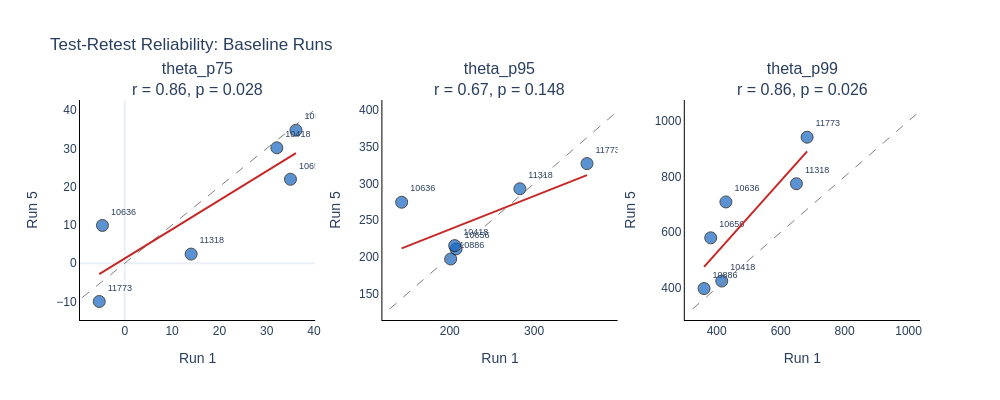

The notebook cell this image was saved under:
### Markdown cell above
---
## 11. Test-Retest Reliability

### Code cell
def compute_run_reliability(df):
    """
    Correlate theta metrics between Run 1 and Run 5.
    """
    run1 = df[df['run'] == 1].set_index('subject_id')
    run5 = df[df['run'] == 5].set_index('subject_id')
    
    common_subs = run1.index.intersection(run5.index)
    
    print(f"=== Test-Retest Reliability: Run 1 vs Run 5 ===")
    print(f"Subjects with both baseline runs: {len(common_subs)}")
    print(f"Subjects: {list(common_subs)}\n")
    
    if len(common_subs) < 3:
        print("Too few subjects for reliability analysis")
        return None, None
    
    metrics = ['theta_p75', 'theta_p95', 'theta_p99']
    reliability_results = []
    
    for metric in metrics:
        r1_vals = run1.loc[common_subs, metric].values
        r5_vals = run5.loc[common_subs, metric].values
        
        r, p = pearsonr(r1_vals, r5_vals)
        
        subject_means = (r1_vals + r5_vals) / 2
        ms_subjects = np.var(subject_means, ddof=1) * 2
        diffs = r1_vals - r5_vals
        ms_error = np.var(diffs, ddof=1) / 2
        icc = (ms_subjects - ms_error) / (ms_subjects + ms_error) if (ms_subjects + ms_error) > 0 else np.nan
        
        reliability_results.append({'metric': metric, 'r': r, 'p': p, 'ICC': icc, 'n': len(common_subs)})
        
        print(f"{metric}: Pearson r = {r:.3f}, p = {p:.3f}, ICC ≈ {icc:.3f}")
    
    # Create Plotly figure
    fig = make_subplots(rows=1, cols=3, subplot_titles=metrics, horizontal_spacing=0.08)
    
    for idx, metric in enumerate(metrics):
        r1_vals = run1.loc[common_subs, metric].values
        r5_vals = run5.loc[common_subs, metric].values
        r, p = pearsonr(r1_vals, r5_vals)
        
        fig.add_trace(go.Scatter(
            x=r1_vals, y=r5_vals, mode='markers+text',
            marker=dict(size=12, color=COLOR_BLUE, opacity=0.7, line=dict(width=1, color='black')),
            text=list(common_subs), textposition='top right', textfont=dict(size=9),
            showlegend=False
        ), row=1, col=idx+1)
        
        all_vals = np.concatenate([r1_vals, r5_vals])
        line_range = [all_vals.min() * 0.9, all_vals.max() * 1.1]
        fig.add_trace(go.Scatter(x=line_range, y=line_range, mode='lines',
                                  line=dict(dash='dash', color='gray', width=1), showlegend=False), row=1, col=idx+1)
        
        z = np.polyfit(r1_vals, r5_vals, 1)
        fig.add_trace(go.Scatter(x=np.sort(r1_vals), y=np.poly1d(z)(np.sort(r1_vals)), mode='lines',
                                  line=dict(color=COLOR_RED, width=2), showlegend=False), row=1, col=idx+1)
        
        fig.layout.annotations[idx].text = f'{metric}<br>r = {r:.2f}, p = {p:.3f}'
        fig.update_xaxes(title_text=f'Run 1', row=1, col=idx+1, showgrid=False, linecolor='black', linewidth=1)
        fig.update_yaxes(title_text=f'Run 5', row=1, col=idx+1, showgrid=False, linecolor='black', linewidth=1)
    
    fig.update_layout(title='Test-Retest Reliability: Baseline Runs', template=PLOTLY_TEMPLATE,
                      font=dict(family='Arial'), height=400, width=1000)
    fig.show()
    
    print("\n" + "="*60 + "\nINTERPRETATION\n" + "="*60)
    print("ICC: <0.40=Poor, 0.40-0.59=Fair, 0.60-0.74=Good, 0.75-1.00=Excellent")
    
    return pd.DataFrame(reliability_results), fig


reliability_df, fig_rel = compute_run_reliability(clean_runs)
if fig_rel:
    fig_rel.write_html(OUTPUT_DIR / 'theta_reliability_run1_vs_run5.html')
    print(f"\nSaved: {OUTPUT_DIR / 'theta_reliability_run1_vs_run5.html'}")

### Figure 1 — Plotly figure (JSON) as saved in the notebook; plotly's stock layout.template omitted (floating-point values rounded to 4 significant figures)
{"data": [{"marker": {"color": "#1565C0", "line": {"color": "black", "width": 1}, "opacity": 0.7, "size": 12}, "mode": "markers+text", "showlegend": false, "text": ["10886", "11773", "10656", "10418", "10636", "11318"], "textfont": {"size": 9}, "textposition": "top right", "type": "scatter", "x": [36.18, -5.398, 35.02, 32.15, -4.725, 14.02], "xaxis": "x", "y": [34.78, -10.02, 21.95, 30.17, 9.87, 2.377], "yaxis": "y"}, {"line": {"color": "gray", "dash": "dash", "width": 1}, "mode": "lines", "showlegend": false, "type": "scatter", "x": [-9.022, 39.8], "xaxis": "x", "y": [-9.022, 39.8], "yaxis": "y"}, {"line": {"color": "#C62828", "width": 2}, "mode": "lines", "showlegend": false, "type": "scatter", "x": [-5.398, -4.725, 14.02, 32.15, 35.02, 36.18], "xaxis": "x", "y": [-2.842, -2.33, 11.92, 25.71, 27.89, 28.77], "yaxis": "y"}, {"marker": {"color": "#1565C0", "line": {"color": "black", "width": 1}, "opacity": 0.7, "size": 12}, "mode": "markers+text", "showlegend": false, "text": ["10886", "11773", "10656", "10418", "10636", "11318"], "textfont": {"size": 9}, "textposition": "top right", "type": "scatter", "x": [201.1, 362.7, 207.5, 205.9, 143.0, 283.1], "xaxis": "x2", "y": [197.0, 327.2, 210.7, 215.2, 274.4, 292.8], "yaxis": "y2"}, {"line": {"color": "gray", "dash": "dash", "width": 1}, "mode": "lines", "showlegend": false, "type": "scatter", "x": [128.7, 398.9], "xaxis": "x2", "y": [128.7, 398.9], "yaxis": "y2"}, {"line": {"color": "#C62828", "width": 2}, "mode": "lines", "showlegend": false, "type": "scatter", "x": [143.0, 201.1, 205.9, 207.5, 283.1, 362.7], "xaxis": "x2", "y": [211.5, 237.9, 240.1, 240.9, 275.3, 311.5], "yaxis": "y2"}, {"marker": {"color": "#1565C0", "line": {"color": "black", "width": 1}, "opacity": 0.7, "size": 12}, "mode": "markers+text", "showlegend": false, "text": ["10886", "11773", "10656", "10418", "10636", "11318"], "textfont": {"size": 9}, "textposition": "top right", "type": "scatter", "x": [360.5, 682.7, 381.4, 415.9, 428.9, 649.3], "xaxis": "x3", "y": [397.9, 941.5, 580.1, 424.8, 709.0, 774.5], "yaxis": "y3"}, {"line": {"color": "gray", "dash": "dash", "width": 1}, "mode": "lines", "showlegend": false, "type": "scatter", "x": [324.5, 1036.0], "xaxis": "x3", "y": [324.5, 1036.0], "yaxis": "y3"}, {"line": {"color": "#C62828", "width": 2}, "mode": "lines", "showlegend": false, "type": "scatter", "x": [360.5, 381.4, 415.9, 428.9, 649.3, 682.7], "xaxis": "x3", "y": [475.8, 502.7, 547.2, 563.8, 847.7, 890.6], "yaxis": "y3"}], "layout": {"annotations": [{"font": {"size": 16}, "showarrow": false, "text": "theta_p75<br>r = 0.86, p = 0.028", "x": 0.14, "xanchor": "center", "xref": "paper", "y": 1, "yanchor": "bottom", "yref": "paper"}, {"font": {"size": 16}, "showarrow": false, "text": "theta_p95<br>r = 0.67, p = 0.148", "x": 0.5, "xanchor": "center", "xref": "paper", "y": 1, "yanchor": "bottom", "yref": "paper"}, {"font": {"size": 16}, "showarrow": false, "text": "theta_p99<br>r = 0.86, p = 0.026", "x": 0.86, "xanchor": "center", "xref": "paper", "y": 1, "yanchor": "bottom", "yref": "paper"}], "font": {"family": "Arial"}, "height": 400, "title": {"text": "Test-Retest Reliability: Baseline Runs"}, "width": 1000, "xaxis": {"anchor": "y", "autorange": true, "domain": [0, 0.28], "linecolor": "black", "linewidth": 1, "range": [-9.47, 40.25], "showgrid": false, "title": {"text": "Run 1"}, "type": "linear"}, "xaxis2": {"anchor": "y2", "autorange": true, "domain": [0.36, 0.64], "linecolor": "black", "linewidth": 1, "range": [120.2, 398.9], "showgrid": false, "title": {"text": "Run 1"}, "type": "linear"}, "xaxis3": {"anchor": "y3", "autorange": true, "domain": [0.72, 1], "linecolor": "black", "linewidth": 1, "range": [300.3, 1036.0], "showgrid": false, "title": {"text": "Run 1"}, "type": "linear"}, "yaxis": {"anchor": "x", "autorange": true, "domain": [0, 1], "linecolor": "black", "linewidth": 1, "range": [-14.86, 42.68], "showgrid": false, "title": {"text": "Run 5"}, "type": "linear"}, "yaxis2": {"anchor": "x2", "autorange": true, "domain": [0, 1], "linecolor": "black", "linewidth": 1, "range": [113.7, 413.9], "showgrid": false, "title": {"text": "Run 5"}, "type": "linear"}, "yaxis3": {"anchor": "x3", "autorange": true, "domain": [0, 1], "linecolor": "black", "linewidth": 1, "range": [285.0, 1075.0], "showgrid": false, "title": {"text": "Run 5"}, "type": "linear"}}}
